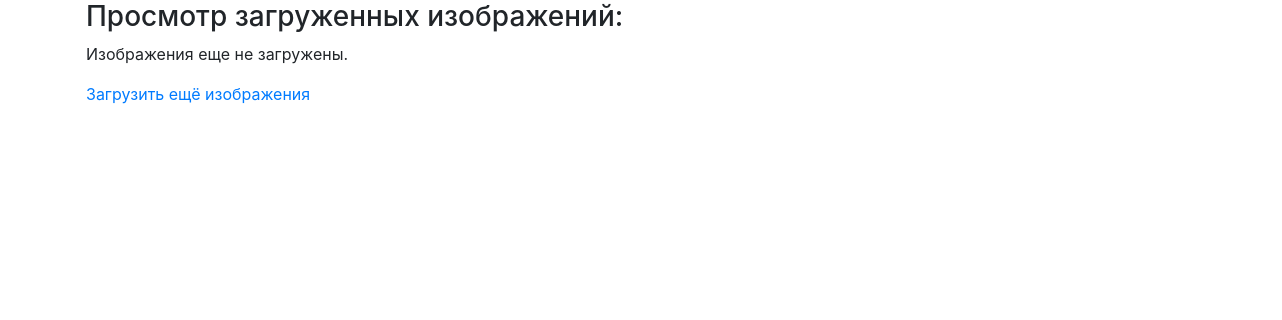
The page /list/ on the database as committed earlier.
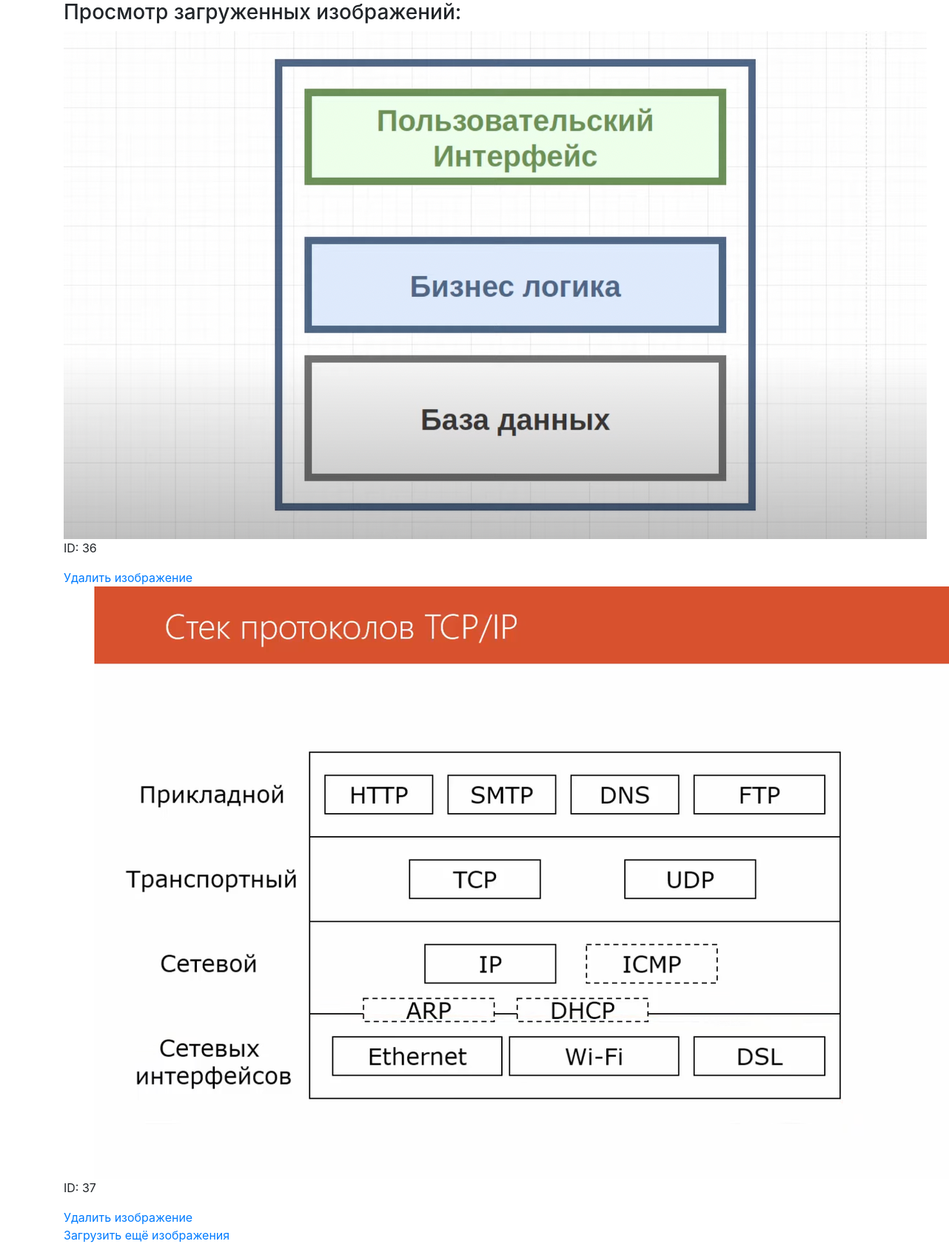
The same page on the database as committed later.
### images/models.py (models this page shows, shortened)
class Image(models.Model):
    image = models.ImageField(upload_to='uploads/')
    uploaded_at = models.DateTimeField(auto_now_add=True)

### images/views.py (the view)
# urls.py: path('list/', image_list, name='image_list'),
def image_list(request):
    images = Image.objects.all()
    return render(request, 'images/list.html', {'images': images})

### images/templates/images/list.html
{% extends 'base.html' %}
{% block content %}
    <h3>Просмотр загруженных изображений:</h3>
    <div>
        {% for image in images %}
            <div>
                <a href="{% url 'image_view' image.id %}">
                    <img src="{{ image.image.url }}" alt="Uploaded Image">
                </a>
                <p>ID: {{ image.id }}</p>
                <a href="{% url 'image_delete' image.id %}">
                    Удалить изображение
                </a>
            </div>
        {% empty %}
            <p>Изображения еще не загружены.</p>
        {% endfor %}
        </div>
        <a href="{% url 'image_upload' %}">Загрузить ещё изображения</a>
{% endblock %}

### images/templates/base.html (shortened to what this page needs)
<!DOCTYPE html>
<html lang="en">
<head>
    <link href="https://stackpath.bootstrapcdn.com/bootstrap/4.5.2/css/bootstrap.min.css"; rel="stylesheet">
</head>
<body>
    <div class="container">
        {% block content %}
        {% endblock %}
    </div>
</body>
</html>

Rows that differ between the two databases and show on the page:
added Image: image (picture), id "36"
added Image: image (picture), id "37"
Other text that changed with them:
text no longer shown: "Изображения еще не загружены."
